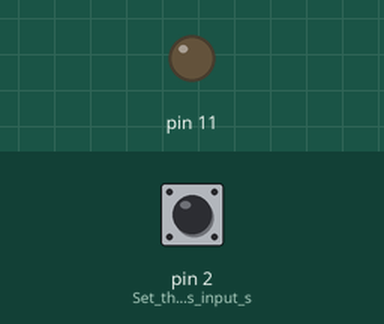
The sketch below on a simulated Arduino Uno, built with avr-gcc and run on an emulated ATmega328P. Parts: output pins drawn as LEDs (lit = HIGH). The inputs (shaded band) are chosen by the test bench; at power-on: pin 2 (Set_the_button_as_input_s) LOW.

Above: at 1.2 s.
1.3 s: pin 2 (Set_the_button_as_input_s) pulled HIGH for 0.15 s
At 1.37 s:
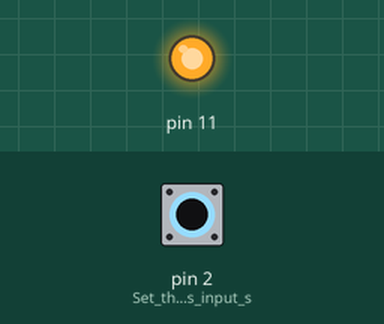
2.9 s: pin 2 (Set_the_button_as_input_s) pulled HIGH for 3.2 s
At 7.0 s:
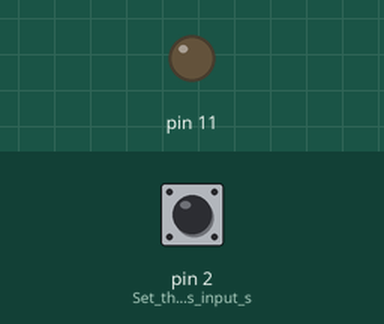
Timing chart, 0 to 8.5 s (numbered marks = the images above; inputs shaded):
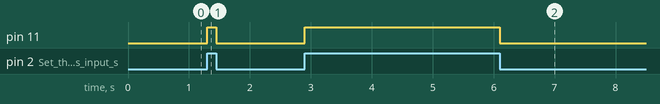

Measured:
- after the input at 1.3 s, pin 11: LOW → HIGH at once, → LOW 0.15 s later
- after the input at 2.9 s, pin 11: LOW → HIGH at once, → LOW 3.2 s later

The sketch:

button_LED.ino
```cpp
void setup() {
  pinMode(2, INPUT); // Set the button as input signal
  pinMode(11, OUTPUT);
}

void loop() {
  if (digitalRead(2) == HIGH) { // When button is pressed
    digitalWrite(11, HIGH);  // Turn on the LED
  }
  else {  // When button is not pressed
    digitalWrite(11, LOW);  // Turn off the LED
  }
}
```
